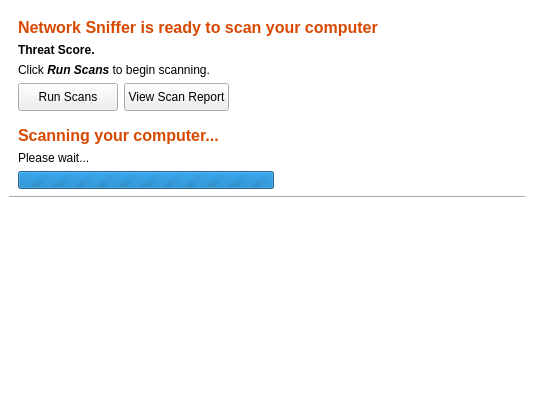
<?xml version="1.0" encoding="UTF-8"?>
<ui version="4.0">
 <class>MainView</class>
 <widget class="QWidget" name="MainView">
  <property name="geometry">
   <rect>
    <x>0</x>
    <y>0</y>
    <width>534</width>
    <height>405</height>
   </rect>
  </property>
  <property name="windowTitle">
   <string>Form</string>
  </property>
  <property name="styleSheet">
   <string notr="true">#MainView, #modulesScroll, #scrollAreaWidgetContents, #modulesPane
{
	background-color: transparent;
}</string>
  </property>
  <layout class="QVBoxLayout" name="verticalLayout">
   <property name="spacing">
    <number>6</number>
   </property>
   <property name="margin">
    <number>9</number>
   </property>
   <item>
    <widget class="QWidget" name="paneStatus" native="true">
     <property name="styleSheet">
      <string notr="true"/>
     </property>
     <layout class="QVBoxLayout" name="verticalLayout_2">
      <property name="bottomMargin">
       <number>0</number>
      </property>
      <item>
       <widget class="QLabel" name="lblStatusTitle">
        <property name="sizePolicy">
         <sizepolicy hsizetype="Expanding" vsizetype="Preferred">
          <horstretch>0</horstretch>
          <verstretch>0</verstretch>
         </sizepolicy>
        </property>
        <property name="styleSheet">
         <string notr="true">color: rgb(216, 72, 0);
font-size: 12pt;
font-weight: bold;</string>
        </property>
        <property name="text">
         <string>Network Sniffer is ready to scan your computer</string>
        </property>
       </widget>
      </item>
      <item>
       <widget class="QLabel" name="lblThreatScore">
        <property name="styleSheet">
         <string notr="true">font-weight: bold;</string>
        </property>
        <property name="text">
         <string>Threat Score.</string>
        </property>
        <property name="alignment">
         <set>Qt::AlignLeading|Qt::AlignLeft|Qt::AlignTop</set>
        </property>
        <property name="wordWrap">
         <bool>true</bool>
        </property>
       </widget>
      </item>
      <item>
       <widget class="QLabel" name="lblStatus">
        <property name="sizePolicy">
         <sizepolicy hsizetype="Expanding" vsizetype="Preferred">
          <horstretch>0</horstretch>
          <verstretch>0</verstretch>
         </sizepolicy>
        </property>
        <property name="styleSheet">
         <string notr="true"/>
        </property>
        <property name="text">
         <string>Click &lt;strong&gt;&lt;em&gt;Run Scans&lt;/em&gt;&lt;/strong&gt; to begin scanning.</string>
        </property>
        <property name="wordWrap">
         <bool>true</bool>
        </property>
       </widget>
      </item>
      <item>
       <layout class="QHBoxLayout" name="layoutButtons">
        <property name="sizeConstraint">
         <enum>QLayout::SetDefaultConstraint</enum>
        </property>
        <item>
         <widget class="QPushButton" name="btnRunModules">
          <property name="sizePolicy">
           <sizepolicy hsizetype="Preferred" vsizetype="Preferred">
            <horstretch>0</horstretch>
            <verstretch>0</verstretch>
           </sizepolicy>
          </property>
          <property name="minimumSize">
           <size>
            <width>100</width>
            <height>28</height>
           </size>
          </property>
          <property name="styleSheet">
           <string notr="true"/>
          </property>
          <property name="text">
           <string>Run Scans</string>
          </property>
          <property name="icon">
           <iconset resource="Resources.qrc">
            <normaloff>:/Resources/RunButton.png</normaloff>:/Resources/RunButton.png</iconset>
          </property>
          <property name="iconSize">
           <size>
            <width>16</width>
            <height>16</height>
           </size>
          </property>
         </widget>
        </item>
        <item>
         <widget class="QPushButton" name="btnViewReport">
          <property name="sizePolicy">
           <sizepolicy hsizetype="Preferred" vsizetype="Preferred">
            <horstretch>0</horstretch>
            <verstretch>0</verstretch>
           </sizepolicy>
          </property>
          <property name="minimumSize">
           <size>
            <width>100</width>
            <height>28</height>
           </size>
          </property>
          <property name="text">
           <string>View Scan Report</string>
          </property>
          <property name="icon">
           <iconset resource="Resources.qrc">
            <normaloff>:/Resources/Report.png</normaloff>:/Resources/Report.png</iconset>
          </property>
         </widget>
        </item>
        <item>
         <spacer name="horizontalSpacer">
          <property name="orientation">
           <enum>Qt::Horizontal</enum>
          </property>
          <property name="sizeHint" stdset="0">
           <size>
            <width>40</width>
            <height>20</height>
           </size>
          </property>
         </spacer>
        </item>
       </layout>
      </item>
     </layout>
    </widget>
   </item>
   <item>
    <widget class="QWidget" name="paneScanning" native="true">
     <property name="styleSheet">
      <string notr="true"/>
     </property>
     <layout class="QVBoxLayout" name="verticalLayout_3">
      <property name="spacing">
       <number>6</number>
      </property>
      <property name="bottomMargin">
       <number>0</number>
      </property>
      <item>
       <widget class="QLabel" name="label">
        <property name="styleSheet">
         <string notr="true">color: rgb(216, 72, 0);
font-size: 12pt;
font-weight: bold;</string>
        </property>
        <property name="text">
         <string>Scanning your computer...</string>
        </property>
       </widget>
      </item>
      <item>
       <widget class="QLabel" name="lblScanProgress">
        <property name="styleSheet">
         <string notr="true"/>
        </property>
        <property name="text">
         <string>Please wait...</string>
        </property>
       </widget>
      </item>
      <item>
       <widget class="QProgressBar" name="scanProgress">
        <property name="sizePolicy">
         <sizepolicy hsizetype="Maximum" vsizetype="Fixed">
          <horstretch>0</horstretch>
          <verstretch>0</verstretch>
         </sizepolicy>
        </property>
        <property name="minimumSize">
         <size>
          <width>128</width>
          <height>18</height>
         </size>
        </property>
        <property name="maximumSize">
         <size>
          <width>256</width>
          <height>18</height>
         </size>
        </property>
        <property name="styleSheet">
         <string notr="true"/>
        </property>
        <property name="maximum">
         <number>0</number>
        </property>
        <property name="value">
         <number>0</number>
        </property>
        <property name="textVisible">
         <bool>false</bool>
        </property>
        <property name="format">
         <string/>
        </property>
       </widget>
      </item>
     </layout>
    </widget>
   </item>
   <item>
    <widget class="Line" name="line_3">
     <property name="styleSheet">
      <string notr="true">color: rgb(170, 170, 170);</string>
     </property>
     <property name="frameShadow">
      <enum>QFrame::Plain</enum>
     </property>
     <property name="orientation">
      <enum>Qt::Horizontal</enum>
     </property>
    </widget>
   </item>
   <item>
    <widget class="QScrollArea" name="modulesScroll">
     <property name="styleSheet">
      <string notr="true"/>
     </property>
     <property name="frameShape">
      <enum>QFrame::NoFrame</enum>
     </property>
     <property name="frameShadow">
      <enum>QFrame::Plain</enum>
     </property>
     <property name="widgetResizable">
      <bool>true</bool>
     </property>
     <widget class="QWidget" name="scrollAreaWidgetContents">
      <property name="geometry">
       <rect>
        <x>0</x>
        <y>0</y>
        <width>516</width>
        <height>193</height>
       </rect>
      </property>
      <property name="styleSheet">
       <string notr="true"/>
      </property>
      <layout class="QGridLayout" name="gridLayout">
       <property name="margin">
        <number>0</number>
       </property>
       <property name="spacing">
        <number>0</number>
       </property>
       <item row="0" column="0">
        <widget class="QWidget" name="modulesPane" native="true">
         <property name="sizePolicy">
          <sizepolicy hsizetype="Preferred" vsizetype="Preferred">
           <horstretch>0</horstretch>
           <verstretch>0</verstretch>
          </sizepolicy>
         </property>
         <property name="styleSheet">
          <string notr="true">#modulesPane
{
	border: none;
}</string>
         </property>
        </widget>
       </item>
      </layout>
     </widget>
    </widget>
   </item>
  </layout>
 </widget>
 <resources>
  <include location="Resources.qrc"/>
 </resources>
 <connections/>
</ui>
